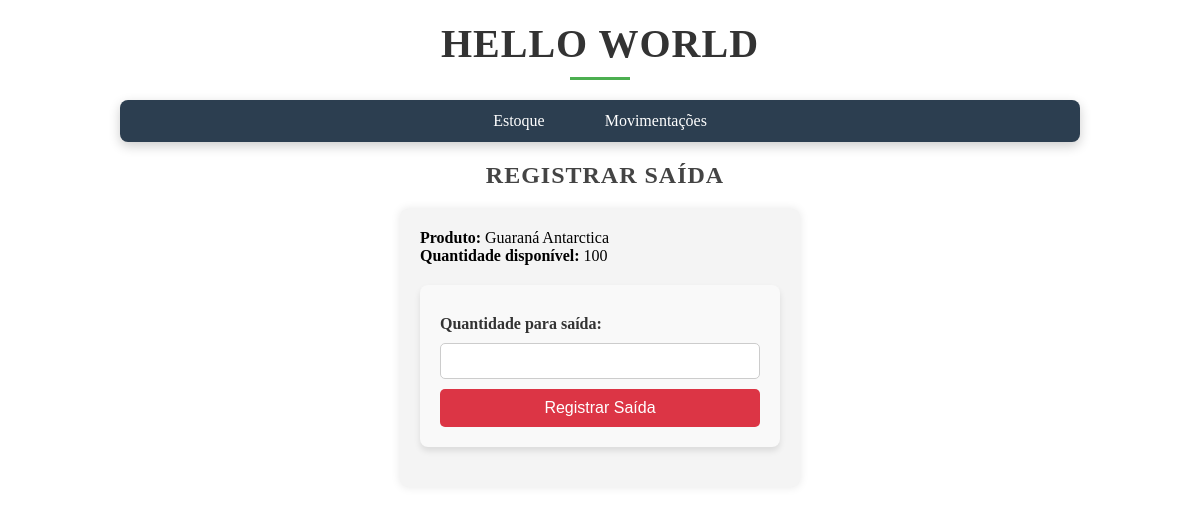
Before: /registrar_saida/3/ with the older database file.
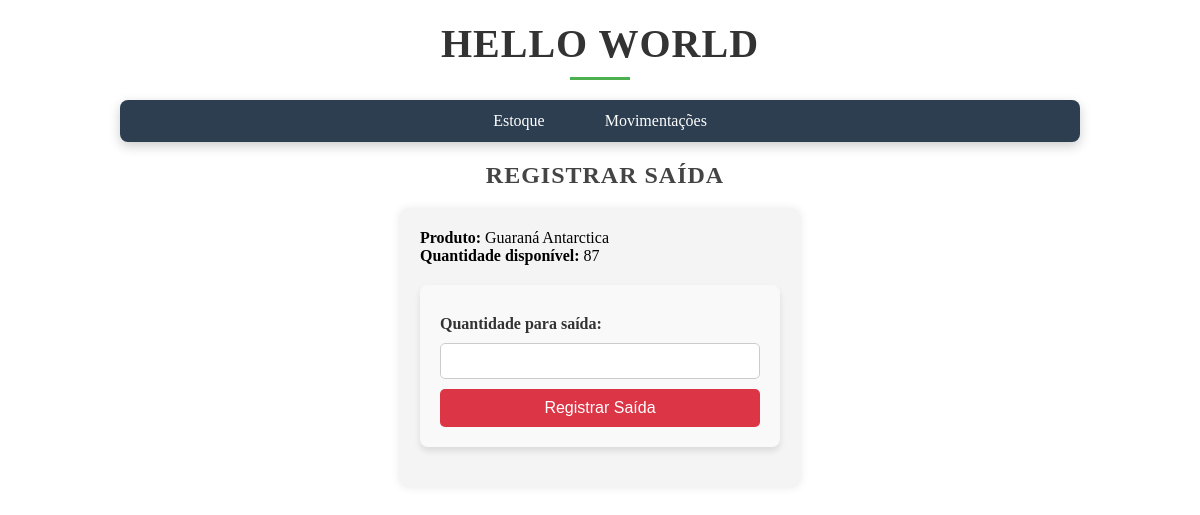
After: the same page with the newer database file.
### inventario/models.py (models this page shows, shortened)
class Produto(models.Model):
    nome = models.CharField(max_length=250)
    descricao = models.TextField(blank=True, null=True)
    quantidade = models.PositiveIntegerField(default=0)
    preco = models.DecimalField(max_digits=10, decimal_places=2)
    fornecedor = models.CharField(max_length=250, blank=True, null=True)
    criado_em = models.DateTimeField(auto_now_add=True)
    atualizado_em = models.DateTimeField(auto_now=True)
    categoria = models.ForeignKey(Categoria, on_delete=models.SET_NULL, null=True, blank=True)

### inventario/views.py (the view, shortened to what this page needs)
# urls.py: path('registrar_saida/<int:produto_id>/', registrar_saida, name='registrar_saida'),
def registrar_saida(request, produto_id):
    produto = get_object_or_404(Produto, id=produto_id)
    return render(request, 'saida_form.html', {'produto': produto, 'titulo': 'Registrar Saída'})

### inventario/templates/saida_form.html (shortened to what this page needs)
{% extends "base.html" %}
{% block content %}
    <h2 class="titulo-centralizado">{{ titulo }}</h2>
    <div class="form-container">
        <p><strong>Produto:</strong> {{ produto.nome }}</p>
        <p><strong>Quantidade disponível:</strong> {{ produto.quantidade }}</p>
        <form method="post">
            <label for="quantidade">Quantidade para saída:</label>
            <input type="number" id="quantidade" name="quantidade" min="1" max="{{ produto.quantidade }}" required>
            <button type="submit" class="btn-salvar">Registrar Saída</button>
        </form>
    </div>
{% endblock %}

Changed rows visible on the page:
changed Produto "Guaraná Antarctica": quantidade "100" → "87"
